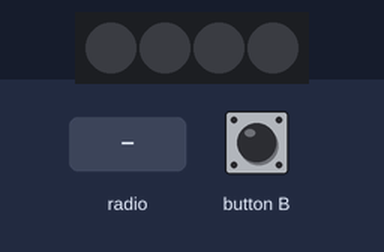
Recording of a program running on a simulated BBC micro:bit (MakeCode). Shown: 4 RGB LEDs in strip order, left to right. The inputs (shaded band) are chosen by the test bench. Dim RGB values are drawn brighter than linear.

Above: at 1.2 s.
1.3 s: radio message "1" arrives
At 2.5 s:
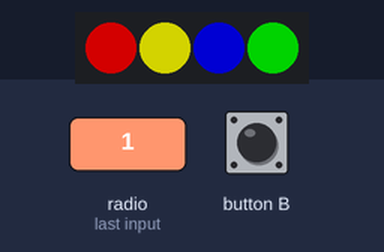
2.8 s: radio message "0" arrives
At 3.9 s:
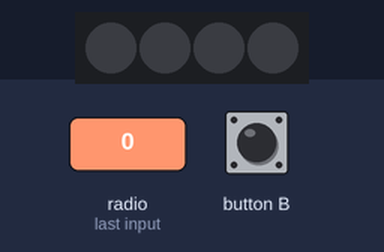
8.4 s: radio message "5" arrives
At 9.4 s:
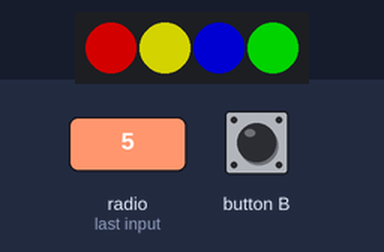
Timing chart, 0 to 10.9 s (numbered marks = the images above; inputs shaded):
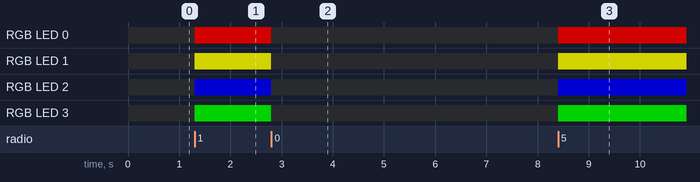

The program:

main.ts
```typescript
radio.onReceivedNumber(function (receivedNumber) {
    if (receivedNumber % 2 == 1) {
        strip.setPixelColor(0, neopixel.colors(NeoPixelColors.Red))
        strip.setPixelColor(1, neopixel.colors(NeoPixelColors.Yellow))
        strip.setPixelColor(2, neopixel.colors(NeoPixelColors.Blue))
        strip.setPixelColor(3, neopixel.colors(NeoPixelColors.Green))
        strip.show()
    } else {
        strip.showColor(neopixel.colors(NeoPixelColors.Black))
    }
})
let strip: neopixel.Strip = null
let number = 0
strip = neopixel.create(DigitalPin.P5, 4, NeoPixelMode.RGB)
basic.forever(function () {
    if (input.buttonIsPressed(Button.B)) {
        number += 1
        radio.sendNumber(number)
        basic.pause(200)
    }
})
```

test.ts
```typescript
// 在此处测试；当此软件包作为插件使用时，将不会编译此软件包。
```

Measured:
- after the input at 1.3 s, RGB LED 0: off → RGB(127, 0, 0) at once; RGB LED 1: off → RGB(127, 127, 0) at once; RGB LED 2: off → RGB(0, 0, 127) at once; RGB LED 3: off → RGB(0, 127, 0) at once
- after the input at 2.8 s, RGB LED 0: RGB(127, 0, 0) → off at once; RGB LED 1: RGB(127, 127, 0) → off at once; RGB LED 2: RGB(0, 0, 127) → off at once; RGB LED 3: RGB(0, 127, 0) → off at once
- after the input at 8.4 s, RGB LED 0: off → RGB(127, 0, 0) at once; RGB LED 1: off → RGB(127, 127, 0) at once; RGB LED 2: off → RGB(0, 0, 127) at once; RGB LED 3: off → RGB(0, 127, 0) at once
